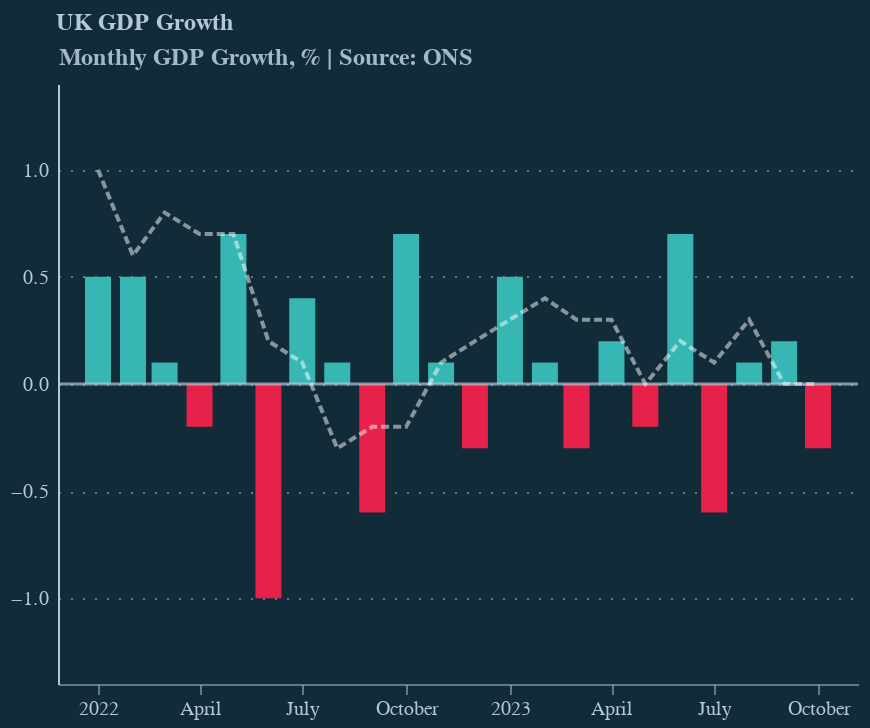

The code cell stored with this chart in its notebook:
### Code cell
chart.display()

### Figure 1 — Vega-Lite specification as saved in the notebook (floating-point values rounded to 4 significant figures)
{"config": {"view": {"continuousWidth": 300, "continuousHeight": 300, "stroke": null}, "background": "#122b39", "font": "Circular Std", "title": {"anchor": "start", "color": "#b4c8d8", "dx": 23, "fontSize": 12, "subtitleColor": "#000000", "subtitleFontSize": 12}}, "layer": [{"data": {"name": "data-a27e518c829230e06c41de0ca7451307"}, "mark": {"type": "bar", "width": 13}, "encoding": {"color": {"condition": {"test": "(datum.value > 0)", "value": "#36b7b4"}, "value": "#e6224b"}, "x": {"axis": {"domainColor": "#b4c8d8", "domainOpacity": 0.5, "grid": false, "labelAngle": 0, "labelColor": "#b4c8d8", "tickColor": "#b4c8d8", "tickCount": 10, "tickOpacity": 0.5, "title": null}, "field": "date", "scale": {"padding": 20}, "type": "temporal"}, "y": {"axis": {"domainColor": "#b4c8d8", "gridColor": "#b4c8d8", "gridDash": [1, 5], "gridOpacity": 0.5, "labelColor": "#b4c8d8", "labelPadding": 5, "tickColor": "#b4c8d8", "tickCount": 7, "tickOpacity": 0.5, "ticks": false, "title": "Monthly GDP Growth, % | Source: ONS", "titleAlign": "left", "titleAngle": 0, "titleBaseline": "bottom", "titleColor": "#b4c8d8", "titleFontSize": 12, "titleOpacity": 0.9, "titleX": 0, "titleY": -7}, "field": "value", "scale": {"padding": 35, "zero": false}, "type": "quantitative"}}, "title": "UK GDP Growth"}, {"data": {"name": "data-06fd9f850666401b4599de5588b60692"}, "mark": {"type": "rule", "color": "#b4c8d8", "opacity": 0.7, "size": 1.5}, "encoding": {"y": {"field": "y", "type": "quantitative"}}}, {"data": {"name": "data-4146554ae85031585707eac04751cd6e"}, "mark": {"type": "line", "color": "#fff", "strokeDash": [4, 2], "strokeOpacity": 0.5}, "encoding": {"x": {"field": "date", "type": "temporal"}, "y": {"field": "value", "type": "quantitative"}}}], "height": 300, "width": 400, "$schema": "https://vega.github.io/schema/vega-lite/v5.16.3.json", "datasets": {"data-a27e518c829230e06c41de0ca7451307": [{"date": "2022-01-01T00:00:00", "month": "January", "value": 0.5, "year": "2022"}, {"date": "2022-02-01T00:00:00", "month": "February", "value": 0.5, "year": "2022"}, {"date": "2022-03-01T00:00:00", "month": "March", "value": 0.1, "year": "2022"}, {"date": "2022-04-01T00:00:00", "month": "April", "value": -0.2, "year": "2022"}, {"date": "2022-05-01T00:00:00", "month": "May", "value": 0.7, "year": "2022"}, {"date": "2022-06-01T00:00:00", "month": "June", "value": -1.0, "year": "2022"}, {"date": "2022-07-01T00:00:00", "month": "July", "value": 0.4, "year": "2022"}, {"date": "2022-08-01T00:00:00", "month": "August", "value": 0.1, "year": "2022"}, {"date": "2022-09-01T00:00:00", "month": "September", "value": -0.6, "year": "2022"}, {"date": "2022-10-01T00:00:00", "month": "October", "value": 0.7, "year": "2022"}, {"date": "2022-11-01T00:00:00", "month": "November", "value": 0.1, "year": "2022"}, {"date": "2022-12-01T00:00:00", "month": "December", "value": -0.3, "year": "2022"}, {"date": "2023-01-01T00:00:00", "month": "January", "value": 0.5, "year": "2023"}, {"date": "2023-02-01T00:00:00", "month": "February", "value": 0.1, "year": "2023"}, {"date": "2023-03-01T00:00:00", "month": "March", "value": -0.3, "year": "2023"}, {"date": "2023-04-01T00:00:00", "month": "April", "value": 0.2, "year": "2023"}, {"date": "2023-05-01T00:00:00", "month": "May", "value": -0.2, "year": "2023"}, {"date": "2023-06-01T00:00:00", "month": "June", "value": 0.7, "year": "2023"}, {"date": "2023-07-01T00:00:00", "month": "July", "value": -0.6, "year": "2023"}, {"date": "2023-08-01T00:00:00", "month": "August", "value": 0.1, "year": "2023"}, {"date": "2023-09-01T00:00:00", "month": "September", "value": 0.2, "year": "2023"}, {"date": "2023-10-01T00:00:00", "month": "October", "value": -0.3, "year": "2023"}], "data-06fd9f850666401b4599de5588b60692": [{"y": 0}], "data-4146554ae85031585707eac04751cd6e": [{"date": "2022-01-01T00:00:00", "month": "January", "value": 1.0, "year": "2022"}, {"date": "2022-02-01T00:00:00", "month": "February", "value": 0.6, "year": "2022"}, {"date": "2022-03-01T00:00:00", "month": "March", "value": 0.8, "year": "2022"}, {"date": "2022-04-01T00:00:00", "month": "April", "value": 0.7, "year": "2022"}, {"date": "2022-05-01T00:00:00", "month": "May", "value": 0.7, "year": "2022"}, {"date": "2022-06-01T00:00:00", "month": "June", "value": 0.2, "year": "2022"}, {"date": "2022-07-01T00:00:00", "month": "July", "value": 0.1, "year": "2022"}, {"date": "2022-08-01T00:00:00", "month": "August", "value": -0.3, "year": "2022"}, {"date": "2022-09-01T00:00:00", "month": "September", "value": -0.2, "year": "2022"}, {"date": "2022-10-01T00:00:00", "month": "October", "value": -0.2, "year": "2022"}, {"date": "2022-11-01T00:00:00", "month": "November", "value": 0.1, "year": "2022"}, {"date": "2022-12-01T00:00:00", "month": "December", "value": 0.2, "year": "2022"}, {"date": "2023-01-01T00:00:00", "month": "January", "value": 0.3, "year": "2023"}, {"date": "2023-02-01T00:00:00", "month": "February", "value": 0.4, "year": "2023"}, {"date": "2023-03-01T00:00:00", "month": "March", "value": 0.3, "year": "2023"}, {"date": "2023-04-01T00:00:00", "month": "April", "value": 0.3, "year": "2023"}, {"date": "2023-05-01T00:00:00", "month": "May", "value": 0.0, "year": "2023"}, {"date": "2023-06-01T00:00:00", "month": "June", "value": 0.2, "year": "2023"}, {"date": "2023-07-01T00:00:00", "month": "July", "value": 0.1, "year": "2023"}, {"date": "2023-08-01T00:00:00", "month": "August", "value": 0.3, "year": "2023"}, {"date": "2023-09-01T00:00:00", "month": "September", "value": 0.0, "year": "2023"}, {"date": "2023-10-01T00:00:00", "month": "October", "value": 0.0, "year": "2023"}]}}
